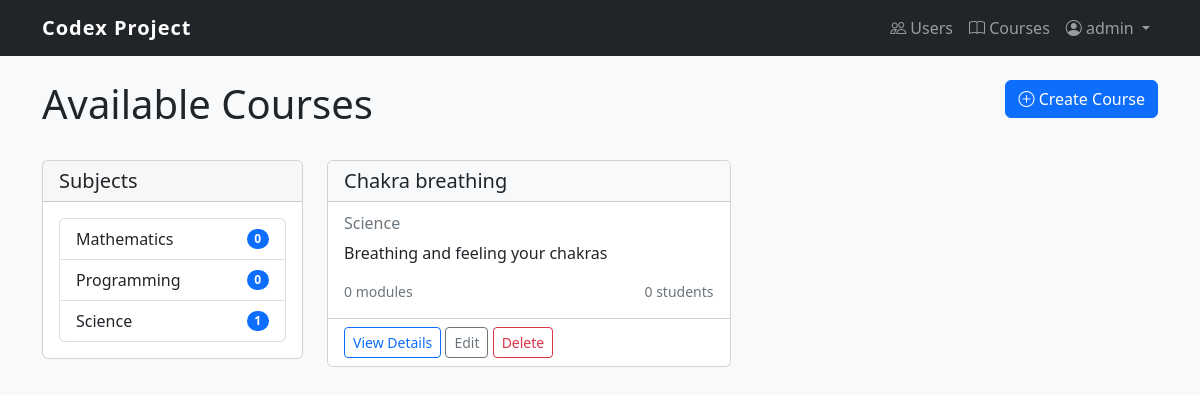
/content/courses/ (signed in), run on an earlier commit of the app's database.
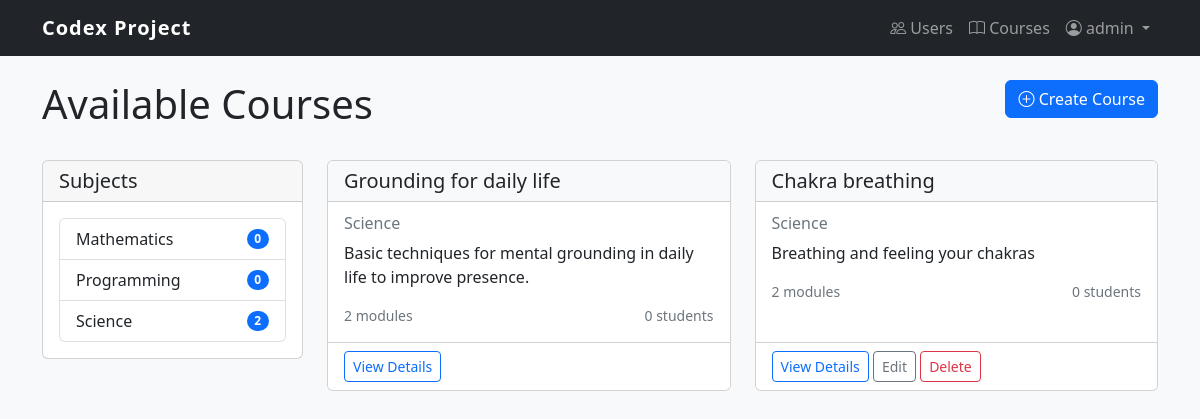
And on a later commit of the database.
### content_management/models.py (models this page shows, shortened)
class Subject(models.Model):
    title = models.CharField(max_length=200)
    slug = models.SlugField(max_length=200, unique=True)
    description = models.TextField(blank=True)
    class Meta:
        ordering = ['title']

class Course(models.Model):
    title = models.CharField(max_length=200)
    slug = models.SlugField(max_length=200, unique=True)
    overview = models.TextField()
    created = models.DateTimeField(auto_now_add=True)
    subject = models.ForeignKey(Subject, related_name='courses', on_delete=models.CASCADE)
    owner = models.ForeignKey(settings.AUTH_USER_MODEL,
                             related_name='courses_created',
                             on_delete=models.CASCADE)
    students = models.ManyToManyField(settings.AUTH_USER_MODEL,
                                     related_name='courses_enrolled',
                                     blank=True)
    class Meta:
        ordering = ['-created']

### content_management/views.py (the view)
# urls.py: path('courses/', views.CourseListView.as_view(), name='course_list'),
class CourseListView(LoginRequiredMixin, ListView):
    model = Course
    template_name = 'content_management/course_list.html'
    context_object_name = 'courses'
    def get_queryset(self):
        qs = super().get_queryset()
        if self.request.user.is_teacher():
            return qs.filter(owner=self.request.user)
        elif self.request.user.is_administrator():
            return qs
        else:
            return qs.filter(students=self.request.user)
    def get_context_data(self, **kwargs):
        context = super().get_context_data(**kwargs)
        context['subjects'] = Subject.objects.annotate(
            total_courses=Count('courses')
        )
        if self.request.user.is_teacher() or self.request.user.is_administrator():
            context['is_instructor'] = True
        return context

### user_management/models.py (called while the page is built)
    def is_teacher(self):
        return self.role == self.TEACHER

    def is_administrator(self):
        return self.role == self.ADMIN

### content_management/templates/content_management/course_list.html (shortened to what this page needs)
{% extends 'content_management/base.html' %}
{% block content_management %}
    <div class="row mb-4">
        <div class="col-md-9">
            <h1>Available Courses</h1>
        </div>
        {% if is_instructor %}
        <div class="col-md-3 text-end">
            <a href="{% url 'content_management:course_create' %}" class="btn btn-primary">
                <i class="bi bi-plus-circle"></i> Create Course
            </a>
        </div>
        {% endif %}
    </div>
    <div class="row">
        <div class="col-md-3">
            <div class="card mb-4">
                <div class="card-header">
                    <h5 class="mb-0">Subjects</h5>
                </div>
                <div class="card-body">
                    <ul class="list-group">
                        {% for subject in subjects %}
                            <li class="list-group-item d-flex justify-content-between align-items-center">
                                {{ subject.title }}
                                <span class="badge bg-primary rounded-pill">{{ subject.total_courses }}</span>
                            </li>
                        {% empty %}
                            <li class="list-group-item">No subjects available</li>
                        {% endfor %}
                    </ul>
                </div>
            </div>
        </div>
        <div class="col-md-9">
            <div class="row">
                {% for course in courses %}
                    <div class="col-md-6 mb-4">
                        <div class="card h-100">
                            <div class="card-header bg-light">
                                <h5 class="card-title mb-0">{{ course.title }}</h5>
                            </div>
                            <div class="card-body">
                                <h6 class="card-subtitle mb-2 text-muted">{{ course.subject.title }}</h6>
                                <p class="card-text">{{ course.overview|truncatewords:30 }}</p>
                                <div class="d-flex justify-content-between align-items-center">
                                    <small class="text-muted">{{ course.modules.count }} modules</small>
                                    <small class="text-muted">{{ course.students.count }} students</small>
                                </div>
                            </div>
                            <div class="card-footer bg-white">
                                <a href="{% url 'content_management:course_detail' course.slug %}" class="btn btn-sm btn-outline-primary">View Details</a>
                                {% if is_instructor and course.owner == request.user %}
                                    <a href="{% url 'content_management:course_update' course.slug %}" class="btn btn-sm btn-outline-secondary">Edit</a>
                                    <a href="{% url 'content_management:course_delete' course.slug %}" class="btn btn-sm btn-outline-danger">Delete</a>
                                {% endif %}
                            </div>
                        </div>
                    </div>
                {% empty %}
                    <div class="col-12">
                        <div class="alert alert-info">
                            No courses available.
                        </div>
                    </div>
                {% endfor %}
            </div>
        </div>
    </div>
{% endblock %}

What changed in the data, as far as the page shows it:
computed for Subject "Science": total_courses "1" → "2"
added Course: title "Grounding for daily life", subject "Science", overview "Basic techniques for mental grounding in daily life to improve presence.", modules.count "2", students.count "0"
computed for Course "Chakra breathing": modules.count "0" → "2"
